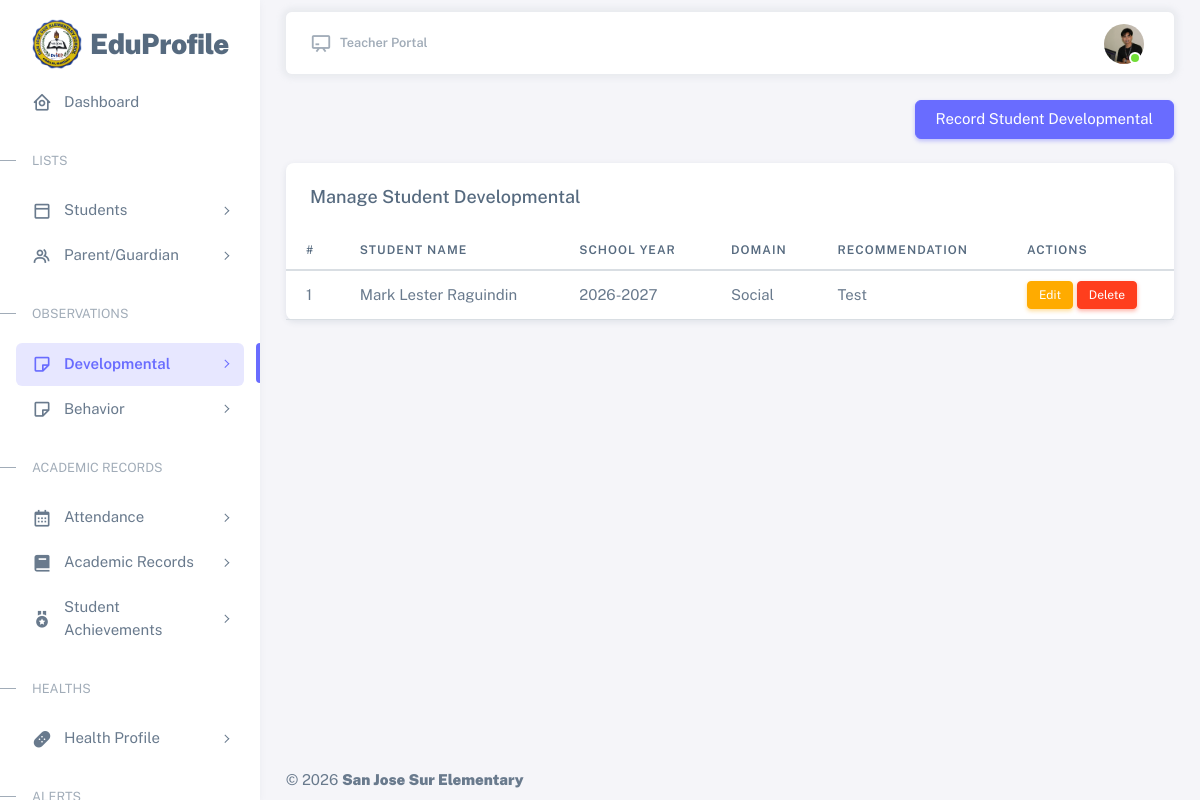
Page /resources/views/teacher/student-developmental.php (signed in) on the earlier database version.
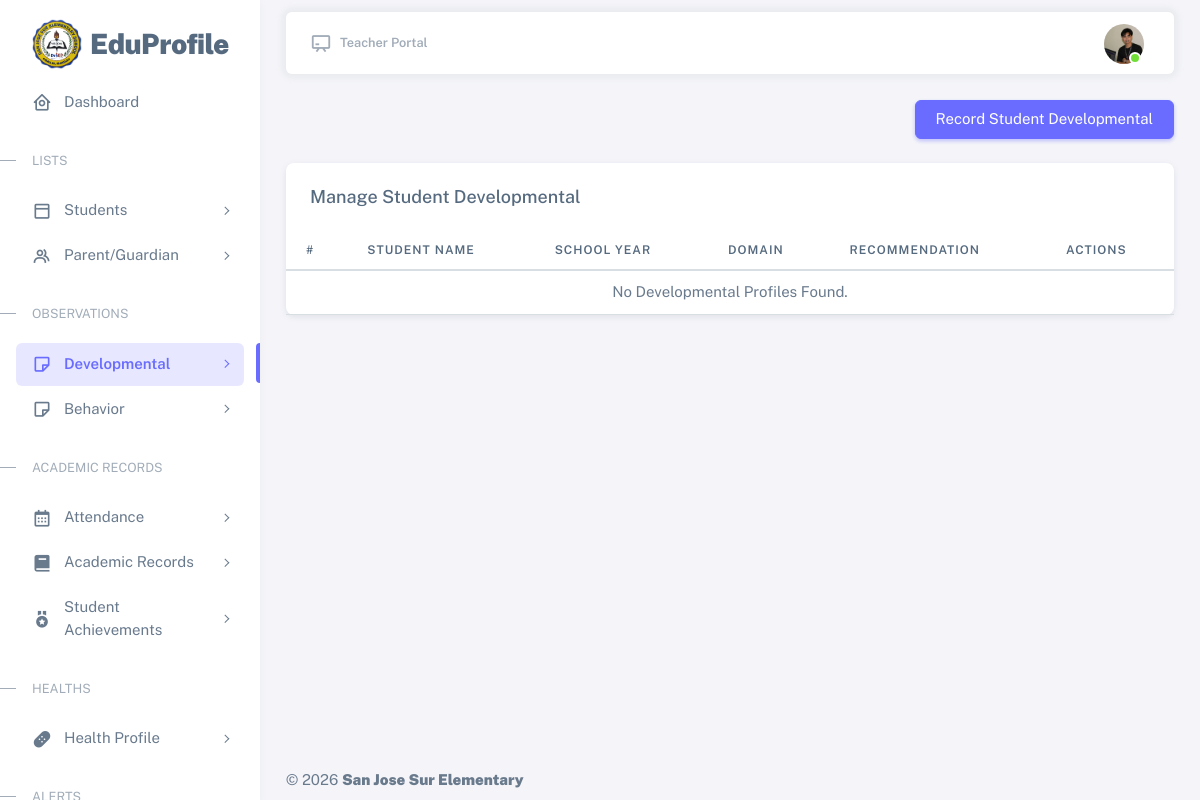
Same page on the later database version.
### tables this page shows
CREATE TABLE `developmental_profiles` (
  `id` int(11) NOT NULL,
  `student_id` int(11) NOT NULL,
  `school_year_id` int(11) NOT NULL,
  `domain` enum('Cognitive','Social','Emotional','Physical','Language') NOT NULL,
  `observation` text NOT NULL,
  `recommendation` text DEFAULT NULL,
  `recorded_by` int(11) NOT NULL,
  `created_at` timestamp NOT NULL DEFAULT current_timestamp(),
  `updated_at` timestamp NOT NULL DEFAULT current_timestamp() ON UPDATE current_timestamp()
);

CREATE TABLE `students` (
  `id` int(11) NOT NULL,
  `lrn` varchar(20) DEFAULT NULL,
  `first_name` varchar(100) NOT NULL,
  `middle_name` varchar(100) DEFAULT NULL,
  `last_name` varchar(100) NOT NULL,
  `suffix` varchar(20) DEFAULT NULL,
  `birth_date` date NOT NULL,
  `gender` enum('Male','Female') NOT NULL,
  `address` varchar(50) DEFAULT NULL,
  `school_year_id` int(11) NOT NULL,
  `grade_level_id` int(11) NOT NULL,
  `section_id` int(11) NOT NULL,
  `recorded_by` int(11) NOT NULL,
  `status` enum('active','archived') NOT NULL DEFAULT 'active',
  `created_at` timestamp NOT NULL DEFAULT current_timestamp(),
  `updated_at` timestamp NOT NULL DEFAULT current_timestamp() ON UPDATE current_timestamp()
);

CREATE TABLE `school_year` (
  `id` int(11) NOT NULL,
  `school_year` varchar(20) NOT NULL,
  `start_date` date NOT NULL,
  `end_date` date NOT NULL,
  `status` enum('active','inactive','archived') DEFAULT 'inactive',
  `created_at` timestamp NOT NULL DEFAULT current_timestamp(),
  `updated_at` timestamp NOT NULL DEFAULT current_timestamp() ON UPDATE current_timestamp()
);

### app/controllers/teacher/DevelopmentalProfileController.php (called while the page is built, shortened)
<?php
require_once __DIR__ . '/../../core/Controller.php';
require_once __DIR__ . '/../../models/teacher/StudentDevelopmentalProfileModel.php';
require_once __DIR__ . '/../../helpers/Paginator.php';
require_once __DIR__ . '/../../../database/config/config.php';
    class DevelopmentalProfileController extends Controller{
        public function index($student_id = null, $page = 1){
            $perPage = 10;
            $teacherId = (int) $_SESSION['id'];
            $offset = Paginator::offset($page, $perPage);
            $rows = $this->model->getPage($teacherId, $perPage, $offset, $student_id);
            $total = $this->model->countAll($teacherId, $student_id);
            return array_merge(['data' => $rows], Paginator::meta($total, $page, $perPage));
        }
    }
    try{
        $controller = new DevelopmentalProfileController($con);
        $filter_student_id = isset($_GET['student_id']) ? (int) $_GET['student_id'] : null;
        $page = isset($_GET['page']) ? (int) $_GET['page'] : 1;
        $developmentals = $controller->index($filter_student_id, $page);
    }catch(Exception $e){
        error_log("Error while initializing the controller " . $e->getMessage());
    }

### app/helpers/Paginator.php (called while the page is built)
<?php
    class Paginator{
        public static function offset($page, $perPage){
            return (max(1, (int) $page) - 1) * $perPage;
        }
        public static function meta($total, $page, $perPage){
            $page = max(1, (int) $page);
            return [
                'total' => $total,
                'per_page' => $perPage,
                'current_page' => $page,
                'total_pages' => max(1, (int) ceil($total / $perPage)),
            ];
        }
    }

### app/core/Controller.php (called while the page is built, shortened)
<?php
    abstract class Controller{
        public function __construct($model){
            $this->model = $model;
        }
    }

### app/core/Model.php (called while the page is built, shortened)
<?php
    class Model{
        public function __construct($con){
            $this->con = $con;
        }
    }

### app/models/teacher/StudentDevelopmentalProfileModel.php (called while the page is built, shortened)
<?php
require_once __DIR__ . '/../../core/Model.php';
    class StudentDevelopmentalProfileModel extends Model{
        protected $developmental_profiles = 'developmental_profiles';
        protected $students = 'students';
        protected $sections = 'sections';
        protected $users = 'users';
        protected $school_year = 'school_year';
        public function getPage($teacher_id, $limit, $offset, $student_id = null){
            try{
                $query = "SELECT
                    dp.*,
                    s.first_name AS student_first_name,
                    s.middle_name AS student_middle_name,
                    s.last_name AS student_last_name,
                    s.suffix AS student_suffix,
                    sy.school_year AS school_year,
                    u.full_name AS recorded_by
                    FROM {$this->developmental_profiles} dp
                    LEFT JOIN {$this->students} s ON dp.student_id = s.id
                    LEFT JOIN {$this->sections} sec ON s.section_id = sec.id
                    LEFT JOIN {$this->school_year} sy ON dp.school_year_id = sy.id
                    LEFT JOIN {$this->users} u ON dp.recorded_by = u.id
                    WHERE sec.adviser_id = ? AND s.status = 'active'
                ";
                $query .= " ORDER BY dp.id DESC LIMIT ? OFFSET ?";
                $stmt = $this->con->prepare($query);
                if($student_id !== null){
                    $stmt->bind_param("iiii", $teacher_id, $student_id, $limit, $offset);
                }else{
                    $stmt->bind_param("iii", $teacher_id, $limit, $offset);
                }
                $stmt->execute();
                $result = $stmt->get_result();
                return $result->fetch_all(MYSQLI_ASSOC);
            }catch(Exception $e){
                error_log("Error fetching developmental records page: " . $e->getMessage());
                return [];
            }
        }
        public function countAll($teacher_id, $student_id = null){
            try{
                $query = "SELECT COUNT(*) AS total
                    FROM {$this->developmental_profiles} dp
                    LEFT JOIN {$this->students} s ON dp.student_id = s.id
                    LEFT JOIN {$this->sections} sec ON s.section_id = sec.id
                    WHERE sec.adviser_id = ? AND s.status = 'active'
                ";
                $stmt = $this->con->prepare($query);
                if($student_id !== null){
                    $stmt->bind_param("ii", $teacher_id, $student_id);
                }else{
                    $stmt->bind_param("i", $teacher_id);
                }
                $stmt->execute();
                $result = $stmt->get_result();
                return (int) ($result->fetch_assoc()['total'] ?? 0);
            }catch(Exception $e){
                error_log("Error counting developmental records: " . $e->getMessage());
                return 0;
            }
        }
    }

### resources/views/teacher/student-developmental.php (the view, shortened to what the changed rows need)
<?php
require_once __DIR__ . '/../../../app/controllers/teacher/DevelopmentalProfileController.php';
?>
<!DOCTYPE html>
<html
  lang="en"
  class="light-style layout-menu-fixed"
  dir="ltr"
  data-theme="theme-default"
  data-assets-path="../../../public/assets/"
  data-template="vertical-menu-template-free"
>
<head>
  <link rel="stylesheet" href="../../../public/assets/vendor/fonts/boxicons.css" />
  <link rel="stylesheet" href="../../../public/assets/vendor/css/core.css" class="template-customizer-core-css" />
  <link rel="stylesheet" href="../../../public/assets/vendor/css/theme-default.css" class="template-customizer-theme-css" />
  <link rel="stylesheet" href="../../../public/assets/css/demo.css" />
  <link rel="stylesheet" href="../../../public/assets/vendor/libs/perfect-scrollbar/perfect-scrollbar.css" />
</head>
<body>
    <?php require_once __DIR__ . '/partials/sidebar.php'; ?>
    <?php require_once __DIR__ . '/partials/topbar.php'; ?>
    <div class="card mt-4">
        <div class="table-responsive nowrap">
            <table class="table">
                <thead>
                    <tr>
                        <th>#</th>
                        <th>Student Name</th>
                        <th>School Year</th>
                        <th>Domain</th>
                        <th>Recommendation</th>
                        <th>Actions</th>
                    </tr>
                </thead>
                <tbody>
                    <?php
                        $developmentalRows   = $developmentals['data']         ?? [];
                        $developmentalPage   = $developmentals['current_page'] ?? 1;
                        $developmentalPer    = $developmentals['per_page']     ?? 10;
                        $developmentalOffset = ($developmentalPage - 1) * $developmentalPer;
                    ?>
                    <?php if(!empty($developmentalRows)): ?>
                        <?php foreach($developmentalRows as $index => $developmental): ?>
                            <tr>
                                <td><?php echo $developmentalOffset + $index + 1; ?></td>
                                <td><?= htmlspecialchars($developmental['student_first_name'] . ' ' . $developmental['student_last_name']); ?></td>
                                <td><?= htmlspecialchars($developmental['school_year']); ?></td>
                                <td><?= htmlspecialchars($developmental['domain']); ?></td>
                                <td><?= htmlspecialchars($developmental['recommendation']); ?></td>
                                <td>
                                    <button
                                        class="btn btn-sm btn-warning edit-developmental-btn"
                                        data-bs-toggle="modal"
                                        data-bs-target="#updateStudentDevelopmentalModal"
                                        data-id="<?= htmlspecialchars($developmental['id']); ?>"
                                        data-student-id="<?= htmlspecialchars($developmental['student_id']); ?>"
                                        data-school-year-id="<?= htmlspecialchars($developmental['school_year_id']); ?>"
                                        data-domain="<?= htmlspecialchars($developmental['domain']); ?>"
                                        data-observation="<?= htmlspecialchars($developmental['observation']); ?>"
                                        data-recommendation="<?= htmlspecialchars($developmental['recommendation'] ?? ''); ?>"
                                        data-recorded-by="<?= htmlspecialchars($developmental['recorded_by']); ?>"
                                    >
                                        Edit
                                    </button>
                                    <form action="../../../app/controllers/teacher/DevelopmentalProfileController.php" method="post" class="d-inline">
                                        <button
                                            type="submit"
                                            class="btn btn-sm btn-danger"
                                            name="delete_developmental"
                                            onclick="return confirm('Are you sure you want to delete this record?this action cannot be undone.')"
                                        >
                                            Delete
                                        </button>
                                    </form>
                                </td>
                            </tr>
                        <?php endforeach; ?>
                    <?php else: ?>
                        <tr>
                            <td colspan="6" class="text-center">No Developmental Profiles Found.</td>
                        </tr>
                    <?php endif; ?>
                </tbody>
            </table>
        </div>
    </div>
    <?php require_once __DIR__ . '/partials/footer.php'; ?>
</body>
</html>

Differences in the rows shown:
removed developmental_profiles: index "1", student.last_name "Mark Lester Raguindin", school_year.school_year "2026-2027", domain "Social", recommendation "Test"
Other differences:
text now shown: "No Developmental Profiles Found."
